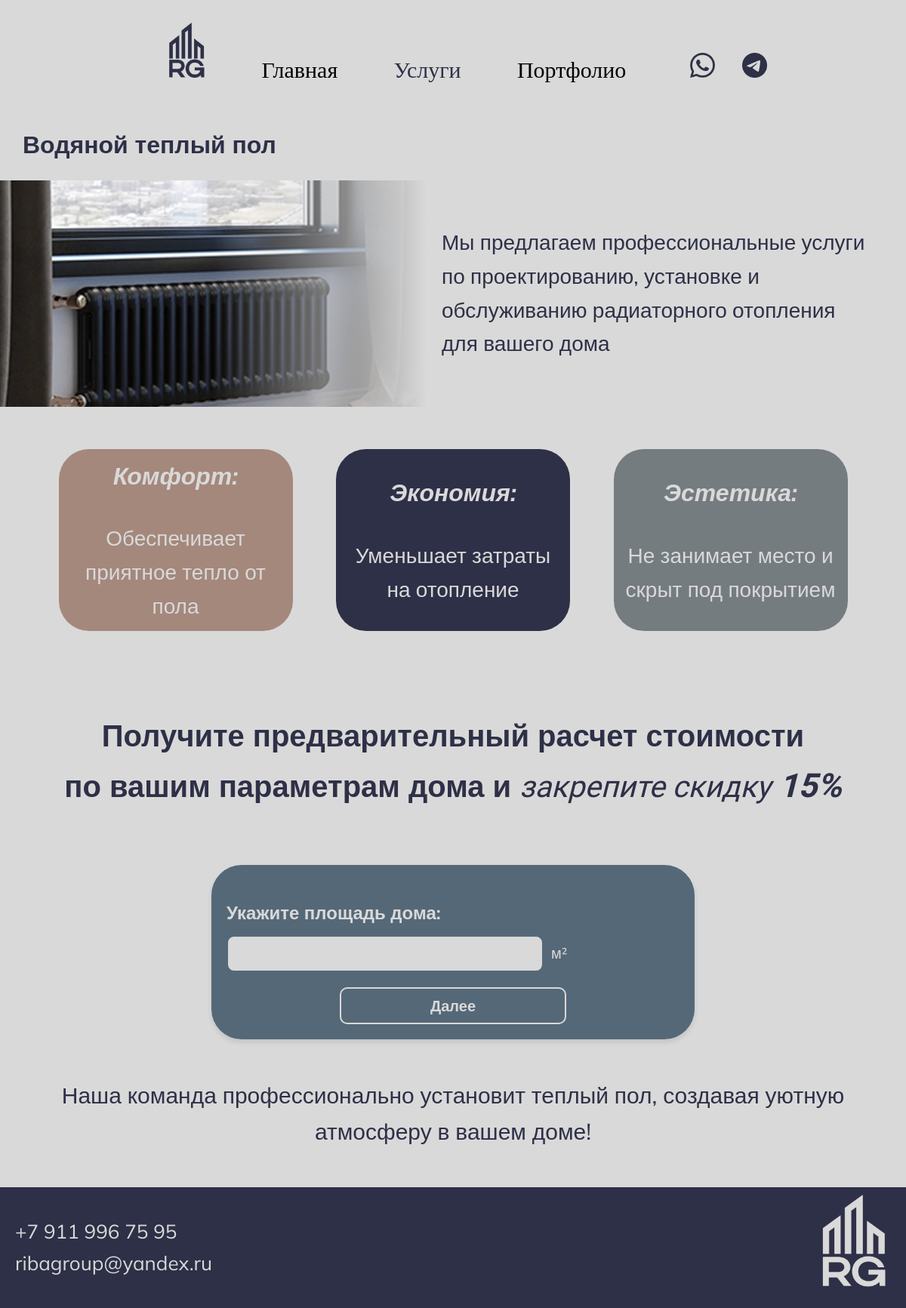
Page /service/vodyanoy_teplyy_pol/ on the committed database.
### ribaApp/models.py (models this page shows, shortened)
class Service(models.Model):
    url_title = models.CharField(max_length=100, verbose_name='Название услуги для ссылки')
    name = models.CharField(max_length=100, verbose_name='Название услуги')
    description = models.CharField(max_length=500, verbose_name="Краткое описание для карточки рядом с картинкой")
    description_bottom = models.CharField(max_length=500, verbose_name="Краткое описание для карточки внизу")
    main_photo = models.ImageField(verbose_name="Главное фото карточки")

class Question(models.Model):
    text = models.CharField(max_length=255, verbose_name="Текст вопроса")
    MULTIPLE_CHOICE = 'MC'
    SINGLE_CHOICE = 'SC'
    OPEN = 'O'
    QUESTION_TYPE_CHOICES = [
        (MULTIPLE_CHOICE, 'Несколько вариантов'),
        (SINGLE_CHOICE, 'Один вариант'),
        (OPEN, 'Открытый ответ')
    ]
    question_type = models.CharField(
        max_length=2,
        choices=QUESTION_TYPE_CHOICES,
        default=SINGLE_CHOICE,
        verbose_name="Тип вопроса"
    )
    EXPECTED_TEXT = 'text'
    EXPECTED_NUMBER = 'number'
    EXPECTED_ANSWER_CHOICES = [
        (EXPECTED_TEXT, 'Текст'),
        (EXPECTED_NUMBER, 'Число'),
    ]
    expected_answer_type = models.CharField(
        max_length=10,
        choices=EXPECTED_ANSWER_CHOICES,
        default=EXPECTED_TEXT,
        verbose_name="Ожидаемый тип открытого ответа"
    )

### ribaApp/views.py (the view, shortened to what this page needs)
# urls.py: path("service/<str:service_name>/", views.service, name="Услуга"),
def service(request, service_name):
    this_service = get_object_or_404(Service, url_title=service_name)
    previous_service = request.session.get('current_service')
    if previous_service != service_name:
        keys_to_remove = ['current_question_index', 'selected_answers', 'open_answers', 'submitted_contact']
        for key in keys_to_remove:
            request.session.pop(key, None)
        request.session['current_service'] = service_name  # Устанавливаем новую услугу
    advantages = {
        "montazh_kotelnogo_oborudovaniya": {
            "Энергоэффективность": "Современные котлы помогут снизить расходы на отопление",
            "Надежность": "Установка качественного оборудования гарантирует долгую и безопасную эксплуатацию",
            "Индивидуальный подход": "Подбор котла в зависимости от площади и потребностей вашего дома",
        },
        "radiatornoe_otoplenie": {
            "Эффективность": "Быстрый прогрев помещений",
            "Комфорт": "Регулируемая температура в каждом помещении",
            "Надежность": "Долговечность системы и низкие затраты на обслуживание",
        },
        "vodyanoy_teplyy_pol": {
            "Комфорт": "Обеспечивает приятное тепло от пола",
            "Экономия": "Уменьшает затраты на отопление",
            "Эстетика": "Не занимает место и скрыт под покрытием",
        },
        "vnutrennee_vodosnabzhenie": {
            "Качество": "Используем только сертифицированные материалы для долговечности системы",
            "Эффективность": "Оптимальное распределение воды и высокая производительность",
            "Индивидуальный подход": "Проектирование системы с учетом особенностей вашего дома",
        }
    }
    questions = Question.objects.all().order_by('id')
    total_questions = len(questions)
    current_question_index = request.session.get('current_question_index', 0)
    current_question = questions[current_question_index]
    if request.method == 'POST':
        form = TestForm(request.POST, questions=[current_question])
        if form.is_valid():
            if current_question.question_type == Question.OPEN:
                answer_text = form.cleaned_data.get('question', '')
                if isinstance(answer_text, str):  # Проверяем, что это строка
                    answer_text = answer_text.strip()  # Убираем лишние пробелы
                    if answer_text:  # Проверяем, что ответ не пустой
                        open_answers = request.session.get('open_answers', [])
                        open_answers.append({
                            'question': current_question.id,
                            'answer': answer_text
                        })
                        request.session['open_answers'] = open_answers
            else:
                selected_answers = request.session.get('selected_answers', [])
                new_answers = form.cleaned_data.get('question', [])
                if not isinstance(new_answers, list):  # Если ответ не список, делаем его списком
                    new_answers = [new_answers]
                for answer_id in new_answers:
                    if answer_id not in selected_answers:  # Проверяем, что ответ еще не добавлен
                        selected_answers.append(answer_id)
                request.session['selected_answers'] = selected_answers
            request.session['current_question_index'] = current_question_index + 1
            return redirect('Услуга', service_name=service_name)
    else:
        form = TestForm(questions=[current_question])
    return render(request, 'service.html', {
        'service': this_service,
        'advantages': advantages.get(service_name, {}),
        'form': form,
        'current_question': current_question,
        'stage': 'questions'
    })

### ribaApp/forms.py (shortened to what this page needs)
class TestForm(forms.Form):
    def __init__(self, *args, **kwargs):
        questions = kwargs.pop('questions', [])
        super().__init__(*args, **kwargs)
        if len(questions) != 1:
            raise ValueError("Форма поддерживает только один вопрос за раз.")
        question = questions[0]
        self.question = question
        if question.question_type == Question.OPEN:
            if question.expected_answer_type == Question.EXPECTED_NUMBER:
                self.fields['question'] = forms.IntegerField(
                    label=question.text,
                    required=True,
                    widget=forms.NumberInput(attrs={'placeholder': 'Введите число'}),
                    error_messages={
                        'invalid': 'Вы должны ввести число.',
                    }
                )
            else:
                self.fields['question'] = forms.CharField(
                    label=question.text,
                    required=True,
                    widget=forms.TextInput(attrs={'placeholder': 'Введите текст'}),
                )

### ribaApp/templates/service.html (shortened to what this page needs)
{% extends 'base.html' %}
{% load static %}
{% block extra_styles %}
<link rel="stylesheet" type="text/css" href="{% static 'css/style_service.css' %}">
{% endblock %}
{% block content %}
<h1>{{ service.name }}</h1>
<section class="header">
    <div class="image-container">
        <img src="{{ service.main_photo.url }}" alt="{{ service.name }}">
    </div>
    <p>{{ service.description }}</p>
</section>
<section class="advantages">
    <ul>
    {% for key, value in advantages.items %}
    <li>
        <strong>{{ key }}:</strong> <br>
        <span class="value">{{ value }}</span>
    </li>
    {% endfor %}
</ul>
</section>
<section class="sale">
    <p>
        Получите предварительный расчет стоимости <br>по вашим параметрам дома и <span class="italic">закрепите скидку</span> <span class="italic-bold">15%</span>
    </p>
</section>
<section class="test-form" id="test-form">
    {% if stage == 'questions' %}
    <form method="post" class="questions-form" onsubmit="saveScrollPosition()">
        {% for field in form %}
            <div class="form-group">
                <p class="question-text">{{ field.label }}</p>
                {% if field.field.widget.input_type == 'radio' %}
                    {% for choice in field.field.choices %}
                        <div class="choice-group">
                            <input type="radio"
                                   id="{{ field.name }}_{{ forloop.counter }}"
                                   name="{{ field.name }}"
                                   value="{{ choice.0 }}"
                                   class="choice-input">
                            <label for="{{ field.name }}_{{ forloop.counter }}" class="choice-label">
                                {{ choice.1 }}
                            </label>
                        </div>
                    {% endfor %}
                {% else %}
                    {% if field.field.widget.input_type == 'number' %}
                        <div class="input-with-unit">
                        <input type="text"
                               id="{{ field.id_for_label }}"
                               name="{{ field.name }}"
                               class="number-input"
                               pattern="\d*"
                               title="Пожалуйста, введите только цифры">
                        <span class="unit">м²</span>
                        </div>
                    {% else %}
                        {{ field }}
                    {% endif %}
                {% endif %}
            </div>
        {% endfor %}
        <button type="submit" class="form-submit">Далее</button>
    </form>
    {% endif %}
</section>
<section class="desk-bottom">
    <p>{{ service.description_bottom }}</p>
</section>
{% endblock %}

### ribaGroup/static/css/style.css (style rules this page uses)
html, body { margin: 0; padding: 0; height: 100%; }
body { background-color: #D9D9D9; display: flex; flex-direction: column; }

### ribaGroup/static/css/style_service.css (style rules this page uses)
body { margin: 0; padding: 0; font-family: 'Mulish', sans-serif; color: #2E3047; background-color: #D9D9D9; line-height: 1.6; }
h1 { font-family: 'Mulish', sans-serif; font-weight: 700; font-size: 32px; color: #2E3047; padding-left: 30px; margin-top: 20px; }
.header { display: flex; align-items: center; background-color: #D9D9D9; margin-bottom: 20px; }
.image-container { padding-left: 0; margin-left: 0; position: relative; width: 50%; height: 300px; overflow: hidden; }
.image-container img { width: 100%; height: 100%; object-fit: cover; }
.image-container::after { content: ''; position: absolute; top: 0; right: 0; width: 50%; height: 100%; background: linear-gradient(to right, rgba(217, 217, 217, 0), #D9D9D9); z-index: 1; }
.header p { width: 50%; padding-left: 20px; padding-right: 50px; font-size: 28px; font-weight: SemiBold; color: #2E3047; }
.advantages { padding: 20px; background-color: #D9D9D9; margin-bottom: 20px; }
.advantages ul { display: flex; justify-content: space-evenly; list-style: none; padding: 0; align-content: center; }
.advantages li { width: 25%; min-height: 150px; text-align: center; color: #D9D9D9; border-radius: 40px; padding: 10px; display: flex; flex-direction: column; justify-content: center; align-items: center; }
.advantages li strong { font-family: 'Mulish', sans-serif; font-weight: 700; font-size: 32px; font-style: italic; color: #D9D9D9; margin-bottom: 10px; }
.value { font-family: 'Mulish', sans-serif; font-weight: 400; font-size: 28px; color: #D9D9D9; }
.advantages li:nth-child(1) { background-color: #A4887C }
.advantages li:nth-child(2) { background-color: #2E3047 }
.advantages li:nth-child(3) { background-color: #757C80 }
.sale { min-height: 10px; max-height: 250px; }
.sale p { text-align: center; padding: 30px; font-family: 'Mulish', sans-serif; font-weight: 700; font-size: 40px; color: #2E3047; }
.italic { font-family: 'Georgia', sans-serif; font-weight: 400; font-size: 40px; font-style: italic; color: #2E3047; }
.italic-bold { font-family: 'Georgia', sans-serif; font-weight: 700; font-size: 44px; font-style: italic; color: #2E3047; }
.test-form { max-width: 600px; margin: 0 auto; padding: 20px; background-color: #556877; border-radius: 40px; box-shadow: 0 4px 6px rgba(0, 0, 0, 0.1); }
.form-group { margin-bottom: 20px; }
.question-text { font-family: 'Mulish', sans-serif; font-weight: 700; font-size: 24px; color: #D9D9D9; margin-bottom: 10px; }
.form-submit { display: block; width: 50%; padding: 10px; margin-left: auto; margin-right: auto; font-family: 'Mulish', sans-serif; font-weight: 700; font-size: 20px; color: #D9D9D9; background-color: transparent; border: 2px solid #D9D9D9; border-radius: 10px; cursor: pointer; transition: background-color 0.3s ease, color 0.3s ease; }
.number-input { width: 70%; padding: 10px; font-size: 20px; color: #2E3047; background-color: #D9D9D9; border: 2px solid #556877; border-radius: 10px; font-family: 'Mulish', sans-serif; font-weight: 400; box-sizing: border-box; transition: border-color 0.3s ease; }
.input-with-unit { display: flex; align-items: center; gap: 10px; }
.unit { font-size: 20px; color: #D9D9D9; font-family: 'Mulish', sans-serif; font-weight: 400; }
.desk-bottom { min-height: 50px; max-height: 150px; margin: 50px; font-family: 'Mulish', sans-serif; font-size: 30px; font-weight: SemiBold; color: #2E3047; text-align: center; }

### rows in the picture
Service: name "Водяной теплый пол", main_photo (picture), description "Мы предлагаем профессиональные услуги по проектированию, установке и обслуживанию радиаторного отопления для вашего дома", description_bottom "Наша команда профессионально установит теплый пол, создавая уютную атмосферу в вашем доме!"
Question: label "Укажите площадь дома:"

### other values in the picture
{{ key }} "Комфорт" "Экономия" "Эстетика"
{{ value }} "Обеспечивает приятное тепло от пола" "Уменьшает затраты на отопление" "Не занимает место и скрыт под покрытием"
